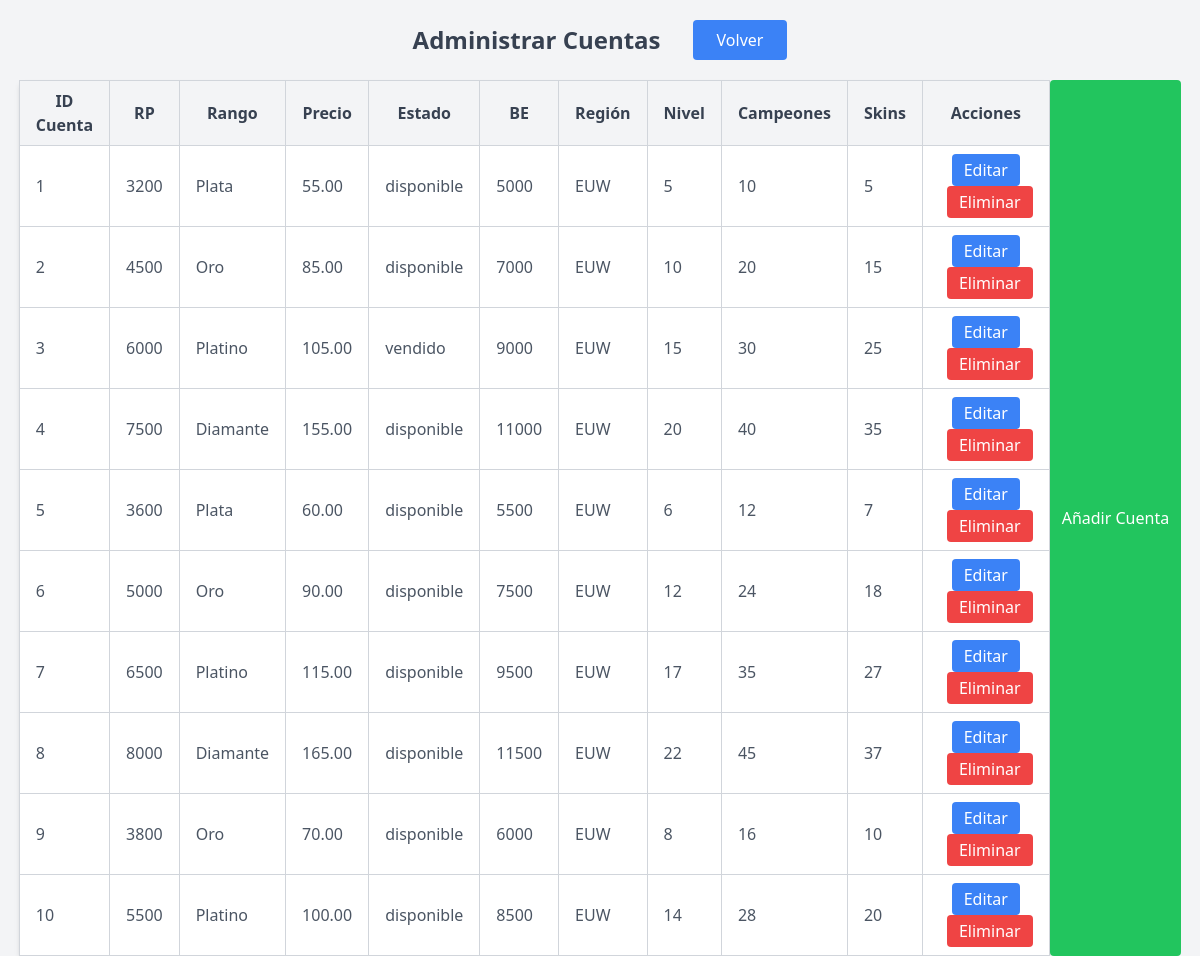
Page /pages/añadircuenta.php (signed in) on the earlier database version.
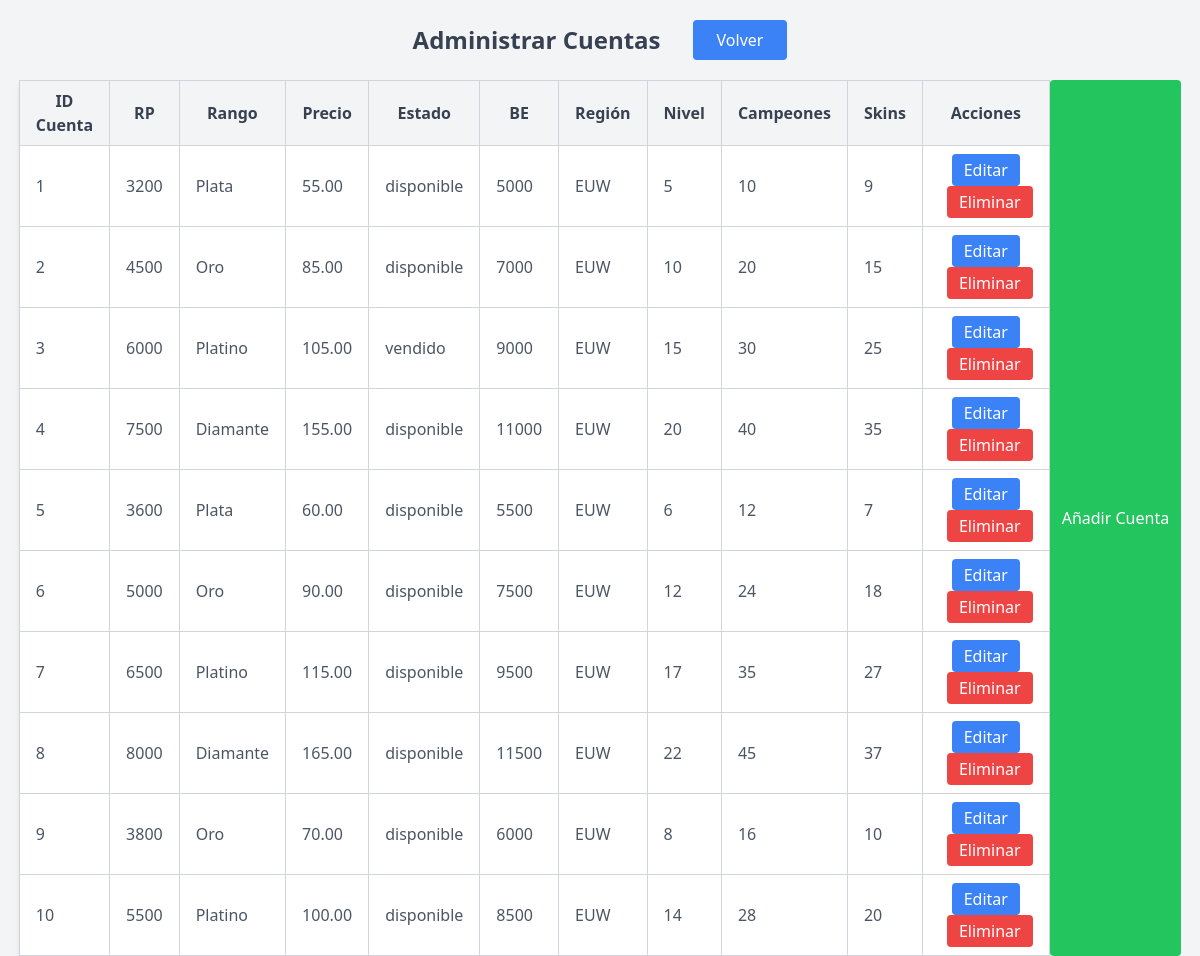
Same page on the later database version.
### tables this page shows
CREATE TABLE `cuentas` (
  `id_cuenta` int(11) NOT NULL,
  `rp` int(100) NOT NULL,
  `rango` varchar(50) NOT NULL,
  `precio` decimal(10,2) NOT NULL,
  `estado` enum('disponible','vendido') DEFAULT 'disponible',
  `be` int(11) NOT NULL,
  `region` varchar(5) NOT NULL DEFAULT 'EUW',
  `nivel` int(3) NOT NULL,
  `campeones` int(11) NOT NULL,
  `skins` int(5) NOT NULL
);

### pages/añadircuenta.php (the view, shortened to what this page needs)
<!DOCTYPE html>
<html lang="en">
<head>
    <script src="https://cdn.tailwindcss.com"></script>
    <link rel="stylesheet" href="../css/formularios.css">
</head>
<body class="bg-gray-100">
    <?php
    include "funciones.php";
    ?>
    <div class="flex flex-row gap-8 items-center justify-center  text-center">
        <h1 class="text-2xl font-bold text-gray-700 my-6">Administrar Cuentas</h1>
        <button class="bg-blue-500 text-white px-6 py-2 rounded hover:bg-blue-700">
            <a href="./perfil_admin.php">Volver</a>
        </button>
    </div>
    <div class="flex justify-center">
        <table class="table-auto border-collapse border border-gray-300 bg-white shadow-md w-3/4">
            <thead>
                <tr>
                    <th class="px-4 py-2 border border-gray-300 bg-gray-100 text-gray-700 font-semibold">ID Cuenta</th>
                    <th class="px-4 py-2 border border-gray-300 bg-gray-100 text-gray-700 font-semibold">RP</th>
                    <th class="px-4 py-2 border border-gray-300 bg-gray-100 text-gray-700 font-semibold">Rango</th>
                    <th class="px-4 py-2 border border-gray-300 bg-gray-100 text-gray-700 font-semibold">Precio</th>
                    <th class="px-4 py-2 border border-gray-300 bg-gray-100 text-gray-700 font-semibold">Estado</th>
                    <th class="px-4 py-2 border border-gray-300 bg-gray-100 text-gray-700 font-semibold">BE</th>
                    <th class="px-4 py-2 border border-gray-300 bg-gray-100 text-gray-700 font-semibold">Región</th>
                    <th class="px-4 py-2 border border-gray-300 bg-gray-100 text-gray-700 font-semibold">Nivel</th>
                    <th class="px-4 py-2 border border-gray-300 bg-gray-100 text-gray-700 font-semibold">Campeones</th>
                    <th class="px-4 py-2 border border-gray-300 bg-gray-100 text-gray-700 font-semibold">Skins</th>
                    <th class="px-4 py-2 border border-gray-300 bg-gray-100 text-gray-700 font-semibold">Acciones</th>
                </tr>
            </thead>
            <tbody>
                <?php
                $resultado = mostrarCuentas();
                if (!empty($resultado)) {
                    foreach ($resultado as $cuenta) {
                        echo "<tr>";
                        echo "<td class='px-4 py-2 border border-gray-300 text-gray-600'>{$cuenta['id_cuenta']}</td>";
                        echo "<td class='px-4 py-2 border border-gray-300 text-gray-600'>{$cuenta['rp']}</td>";
                        echo "<td class='px-4 py-2 border border-gray-300 text-gray-600'>{$cuenta['rango']}</td>";
                        echo "<td class='px-4 py-2 border border-gray-300 text-gray-600'>{$cuenta['precio']}</td>";
                        echo "<td class='px-4 py-2 border border-gray-300 text-gray-600'>{$cuenta['estado']}</td>";
                        echo "<td class='px-4 py-2 border border-gray-300 text-gray-600'>{$cuenta['be']}</td>";
                        echo "<td class='px-4 py-2 border border-gray-300 text-gray-600'>{$cuenta['region']}</td>";
                        echo "<td class='px-4 py-2 border border-gray-300 text-gray-600'>{$cuenta['nivel']}</td>";
                        echo "<td class='px-4 py-2 border border-gray-300 text-gray-600'>{$cuenta['campeones']}</td>";
                        echo "<td class='px-4 py-2 border border-gray-300 text-gray-600'>{$cuenta['skins']}</td>";
                        echo "<td class='px-4 py-2 border border-gray-300 text-center'>
                                    <button type='button' class='bg-blue-500 text-white px-3 py-1 rounded hover:bg-blue-600 edit-button' data-id='{$cuenta['id_cuenta']}' data-rp='{$cuenta['rp']}' data-rango='{$cuenta['rango']}' data-precio='{$cuenta['precio']}' data-estado='{$cuenta['estado']}' data-be='{$cuenta['be']}' data-region='{$cuenta['region']}' data-nivel='{$cuenta['nivel']}' data-campeones='{$cuenta['campeones']}' data-skins='{$cuenta['skins']}'>Editar</button>
                                    <form method='POST' action='eliminarcuenta.php' class='inline-block ml-2'>
                                        <input type='hidden' name='id_cuenta' value='{$cuenta['id_cuenta']}'>
                                        <button type='submit' class='bg-red-500 text-white px-3 py-1 rounded hover:bg-red-600'>Eliminar</button>
                                    </form>
                                </td>";
                        echo "</tr>";
                    }
                } else {
                    echo "<tr><td colspan='11' class='px-4 py-2 border border-gray-300 text-center text-gray-600'>No hay datos disponibles</td></tr>";
                }
                ?>
            </tbody>
        </table>
        <?php echo "<button type='button' class='bg-green-500 text-white px-3 py-1 rounded hover:bg-green-600' onclick='showAddForm()'>Añadir Cuenta</button>" ?>
    </div>
</body>
</html>

Differences in the rows shown:
changed cuentas id 1: skins "5" → "9"
